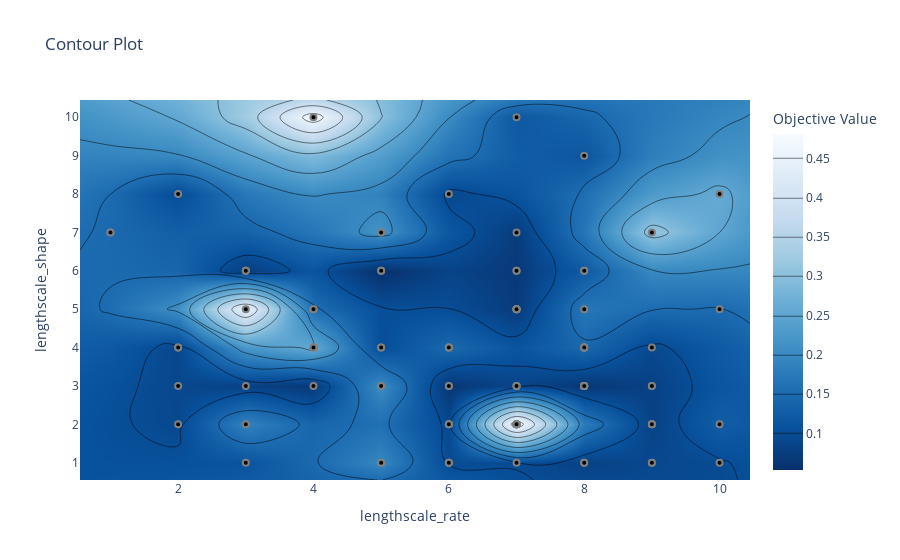

The notebook cell saved with this chart:
### Code cell
plot_contour(study, params=[ 'lengthscale_rate', 'lengthscale_shape'])

### Figure 1 — Plotly figure (JSON) as saved in the notebook; plotly's stock layout.template omitted (floating-point values rounded to 4 significant figures; data arrays with more than 128 entries replaced by an {"elided": "..."} marker saying what was removed)
{"data": [{"colorbar": {"title": {"text": "Objective Value"}}, "colorscale": [[0, "rgb(247,251,255)"], [0.125, "rgb(222,235,247)"], [0.25, "rgb(198,219,239)"], [0.375, "rgb(158,202,225)"], [0.5, "rgb(107,174,214)"], [0.625, "rgb(66,146,198)"], [0.75, "rgb(33,113,181)"], [0.875, "rgb(8,81,156)"], [1, "rgb(8,48,107)"]], "connectgaps": true, "contours": {"coloring": "heatmap"}, "hoverinfo": "none", "line": {"smoothing": 1.3}, "reversescale": true, "type": "contour", "x": [0.55, 1, 2, 3, 4, 5, 6, 7, 8, 9, 10, 10.45], "y": [0.55, 1, 2, 3, 4, 5, 6, 7, 8, 9, 10, 10.45], "z": {"elided": "12x12 float values"}}, {"marker": {"color": "black", "line": {"color": "Grey", "width": 2}}, "mode": "markers", "showlegend": false, "type": "scatter", "x": [8, 4, 2, 7, 2, 10, 2, 10, 10, 1, 5, 4, 4, 4, 6, 4, 3, 6, 5, 8, 3, 3, 3, 1, 4, 5, 4, 6, 7, 5, 4, 3, 3, 2, 4, 2, 3, 5, 8, 5, 7, 7, 7, 9, 6, 6, 6, 6, 5, 6, 5, 7, 8, 9, 8, 9, 8, 8, 8, 9, 8, 8, 10, 7, 8, 7, 9, 7, 7, 7, 7, 7, 8, 6, 8, 7, 6, 8, 7, 6, 7, 8, 9, 8, 8, 7, 9, 8, 6, 7, 5, 8, 8, 8, 9, 8, 7, 8, 9, 7], "y": [9, 4, 4, 2, 2, 2, 3, 5, 8, 7, 6, 4, 5, 4, 1, 10, 6, 4, 7, 3, 1, 6, 5, 7, 3, 3, 4, 3, 2, 4, 5, 6, 3, 4, 5, 8, 2, 6, 4, 3, 2, 2, 1, 2, 2, 2, 1, 1, 1, 8, 1, 2, 3, 3, 3, 2, 4, 3, 1, 1, 6, 1, 1, 3, 3, 5, 7, 3, 10, 5, 5, 7, 3, 4, 3, 6, 2, 4, 5, 4, 5, 4, 3, 4, 6, 3, 4, 5, 3, 2, 4, 3, 3, 3, 2, 4, 2, 3, 1, 6]}], "layout": {"title": {"text": "Contour Plot"}, "xaxis": {"range": [0.55, 10.45], "title": {"text": "lengthscale_rate"}}, "yaxis": {"range": [0.55, 10.45], "title": {"text": "lengthscale_shape"}}}}
